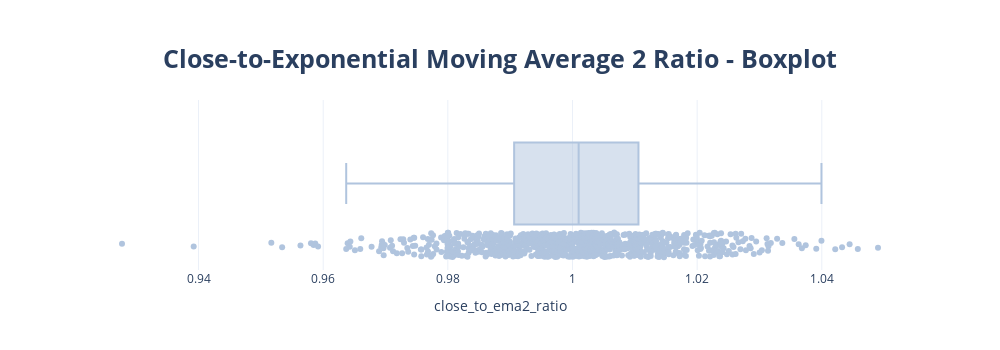

Notebook source saved alongside this figure:
### Code cell
# Boxplot 
fig = px.box(train, x = 'close_to_ema2_ratio', points = 'all')

# Layout
fig.update_traces(boxpoints = 'all', marker_color = 'lightsteelblue')
fig.update_layout(height = 350, width = 1000,
                 template = 'plotly_white',
                  title = {'text': '<b>Close-to-Exponential Moving Average 2 Ratio - Boxplot</b>',
                  'x': 0.5,
                  'xanchor': 'center',
                  'yanchor': 'top',
                  'font': {
                      'size': 25
                  }},
                  margin = dict(t=100)
                 )

fig.show()

### Figure 1 — Plotly figure (JSON) as saved in the notebook; plotly's stock layout.template omitted (floating-point values rounded to 4 significant figures; data arrays with more than 128 entries replaced by an {"elided": "..."} marker saying what was removed)
{"data": [{"alignmentgroup": "True", "boxpoints": "all", "hovertemplate": "close_to_ema2_ratio=%{x}<extra></extra>", "legendgroup": "", "marker": {"color": "lightsteelblue"}, "name": "", "notched": false, "offsetgroup": "", "orientation": "h", "showlegend": false, "type": "box", "x": {"elided": "861 float values"}, "x0": " ", "xaxis": "x", "y0": " ", "yaxis": "y"}], "layout": {"boxmode": "group", "height": 350, "legend": {"tracegroupgap": 0}, "margin": {"t": 100}, "title": {"font": {"size": 25}, "text": "<b>Close-to-Exponential Moving Average 2 Ratio - Boxplot</b>", "x": 0.5, "xanchor": "center", "yanchor": "top"}, "width": 1000, "xaxis": {"anchor": "y", "domain": [0, 1], "title": {"text": "close_to_ema2_ratio"}}, "yaxis": {"anchor": "x", "domain": [0, 1]}}}
